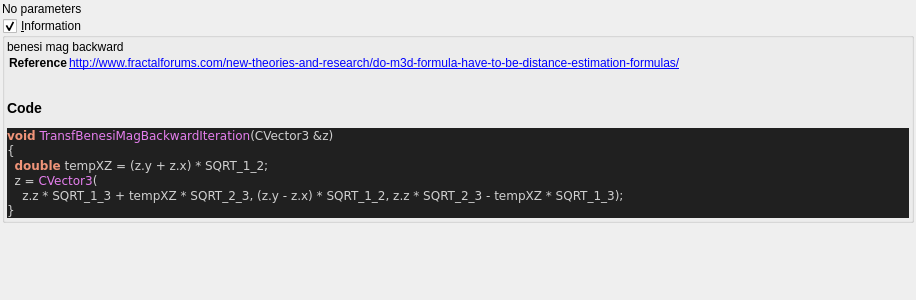
<?xml version="1.0" encoding="UTF-8"?>
<ui version="4.0">
 <class>transf_benesi_mag_backward</class>
 <widget class="QWidget" name="Form">
  <property name="geometry">
   <rect>
    <x>0</x>
    <y>0</y>
    <width>916</width>
    <height>300</height>
   </rect>
  </property>
  <property name="windowTitle">
   <string notr="true">transf_benesi_mag_backward</string>
  </property>
  <layout class="QVBoxLayout" name="verticalLayout">
   <property name="spacing">
    <number>2</number>
   </property>
   <property name="leftMargin">
    <number>2</number>
   </property>
   <property name="topMargin">
    <number>2</number>
   </property>
   <property name="rightMargin">
    <number>2</number>
   </property>
   <property name="bottomMargin">
    <number>2</number>
   </property>
   <item>
    <widget class="QLabel" name="label">
     <property name="toolTip">
      <string/>
     </property>
     <property name="text">
      <string>No parameters</string>
     </property>
    </widget>
   </item>
   <item>
    <widget class="MyGroupBox" name="groupCheck_info">
     <property name="title">
      <string>&amp;Information</string>
     </property>
     <property name="flat">
      <bool>false</bool>
     </property>
     <property name="checkable">
      <bool>true</bool>
     </property>
     <layout class="QVBoxLayout" name="verticalLayout_2">
      <property name="spacing">
       <number>2</number>
      </property>
      <property name="leftMargin">
       <number>2</number>
      </property>
      <property name="topMargin">
       <number>2</number>
      </property>
      <property name="rightMargin">
       <number>2</number>
      </property>
      <property name="bottomMargin">
       <number>2</number>
      </property>
      <item>
       <widget class="QLabel" name="label_code_content">
        <property name="text">
         <string notr="true">&lt;p&gt;benesi mag backward&lt;/p&gt;&lt;table&gt;
&lt;tr&gt;&lt;th&gt;Reference&lt;/th&gt;&lt;td&gt;&lt;a href=&quot;http://www.fractalforums.com/new-theories-and-research/do-m3d-formula-have-to-be-distance-estimation-formulas/&quot;&gt;http://www.fractalforums.com/new-theories-and-research/do-m3d-formula-have-to-be-distance-estimation-formulas/&lt;br&gt;
&lt;/td&gt;&lt;/tr&gt;
&lt;/table&gt;
&lt;h3&gt;Code&lt;/h3&gt;
&lt;body style=&quot;background-color:#202020&quot;&gt;
&lt;pre style=&quot;color:#d0d0d0; background-color:#202020;  font-family:'Courier New',monospace;&quot;&gt;&lt;span style=&quot;color:#f09479; font-weight:bold&quot;&gt;void&lt;/span&gt; &lt;span style=&quot;color:#e47eed&quot;&gt;TransfBenesiMagBackwardIteration&lt;/span&gt;&lt;span style=&quot;color:#d0d0d0&quot;&gt;(&lt;/span&gt;CVector3 &lt;span style=&quot;color:#d0d0d0&quot;&gt;&amp;amp;&lt;/span&gt;z&lt;span style=&quot;color:#d0d0d0&quot;&gt;)&lt;/span&gt;
&lt;span style=&quot;color:#d0d0d0&quot;&gt;{&lt;/span&gt;
  &lt;span style=&quot;color:#f09479; font-weight:bold&quot;&gt;double&lt;/span&gt; tempXZ &lt;span style=&quot;color:#d0d0d0&quot;&gt;= (&lt;/span&gt;z&lt;span style=&quot;color:#d0d0d0&quot;&gt;.&lt;/span&gt;y &lt;span style=&quot;color:#d0d0d0&quot;&gt;+&lt;/span&gt; z&lt;span style=&quot;color:#d0d0d0&quot;&gt;.&lt;/span&gt;x&lt;span style=&quot;color:#d0d0d0&quot;&gt;) *&lt;/span&gt; SQRT_1_2&lt;span style=&quot;color:#d0d0d0&quot;&gt;;&lt;/span&gt;
  z &lt;span style=&quot;color:#d0d0d0&quot;&gt;=&lt;/span&gt; &lt;span style=&quot;color:#e47eed&quot;&gt;CVector3&lt;/span&gt;&lt;span style=&quot;color:#d0d0d0&quot;&gt;(&lt;/span&gt;
    z&lt;span style=&quot;color:#d0d0d0&quot;&gt;.&lt;/span&gt;z &lt;span style=&quot;color:#d0d0d0&quot;&gt;*&lt;/span&gt; SQRT_1_3 &lt;span style=&quot;color:#d0d0d0&quot;&gt;+&lt;/span&gt; tempXZ &lt;span style=&quot;color:#d0d0d0&quot;&gt;*&lt;/span&gt; SQRT_2_3&lt;span style=&quot;color:#d0d0d0&quot;&gt;, (&lt;/span&gt;z&lt;span style=&quot;color:#d0d0d0&quot;&gt;.&lt;/span&gt;y &lt;span style=&quot;color:#d0d0d0&quot;&gt;-&lt;/span&gt; z&lt;span style=&quot;color:#d0d0d0&quot;&gt;.&lt;/span&gt;x&lt;span style=&quot;color:#d0d0d0&quot;&gt;) *&lt;/span&gt; SQRT_1_2&lt;span style=&quot;color:#d0d0d0&quot;&gt;,&lt;/span&gt; z&lt;span style=&quot;color:#d0d0d0&quot;&gt;.&lt;/span&gt;z &lt;span style=&quot;color:#d0d0d0&quot;&gt;*&lt;/span&gt; SQRT_2_3 &lt;span style=&quot;color:#d0d0d0&quot;&gt;-&lt;/span&gt; tempXZ &lt;span style=&quot;color:#d0d0d0&quot;&gt;*&lt;/span&gt; SQRT_1_3&lt;span style=&quot;color:#d0d0d0&quot;&gt;);&lt;/span&gt;
&lt;span style=&quot;color:#d0d0d0&quot;&gt;}&lt;/span&gt;
&lt;/pre&gt;
&lt;/body&gt;</string>
        </property>
        <property name="wordWrap">
         <bool>true</bool>
        </property>
        <property name="openExternalLinks">
         <bool>true</bool>
        </property>
        <property name="textInteractionFlags">
         <set>Qt::LinksAccessibleByMouse|Qt::TextSelectableByMouse</set>
        </property>
       </widget>
      </item>
     </layout>
    </widget>
   </item>
   <item>
    <spacer name="verticalSpacer">
     <property name="orientation">
      <enum>Qt::Vertical</enum>
     </property>
     <property name="sizeHint" stdset="0">
      <size>
       <width>20</width>
       <height>40</height>
      </size>
     </property>
    </spacer>
   </item>
  </layout>
 </widget>
 <customwidgets>
  <customwidget>
   <class>MyGroupBox</class>
   <extends>QGroupBox</extends>
   <header>my_group_box.h</header>
   <container>1</container>
  </customwidget>
 </customwidgets>
 <tabstops>
  <tabstop>groupCheck_info</tabstop>
 </tabstops>
 <resources/>
 <connections/>
</ui>
